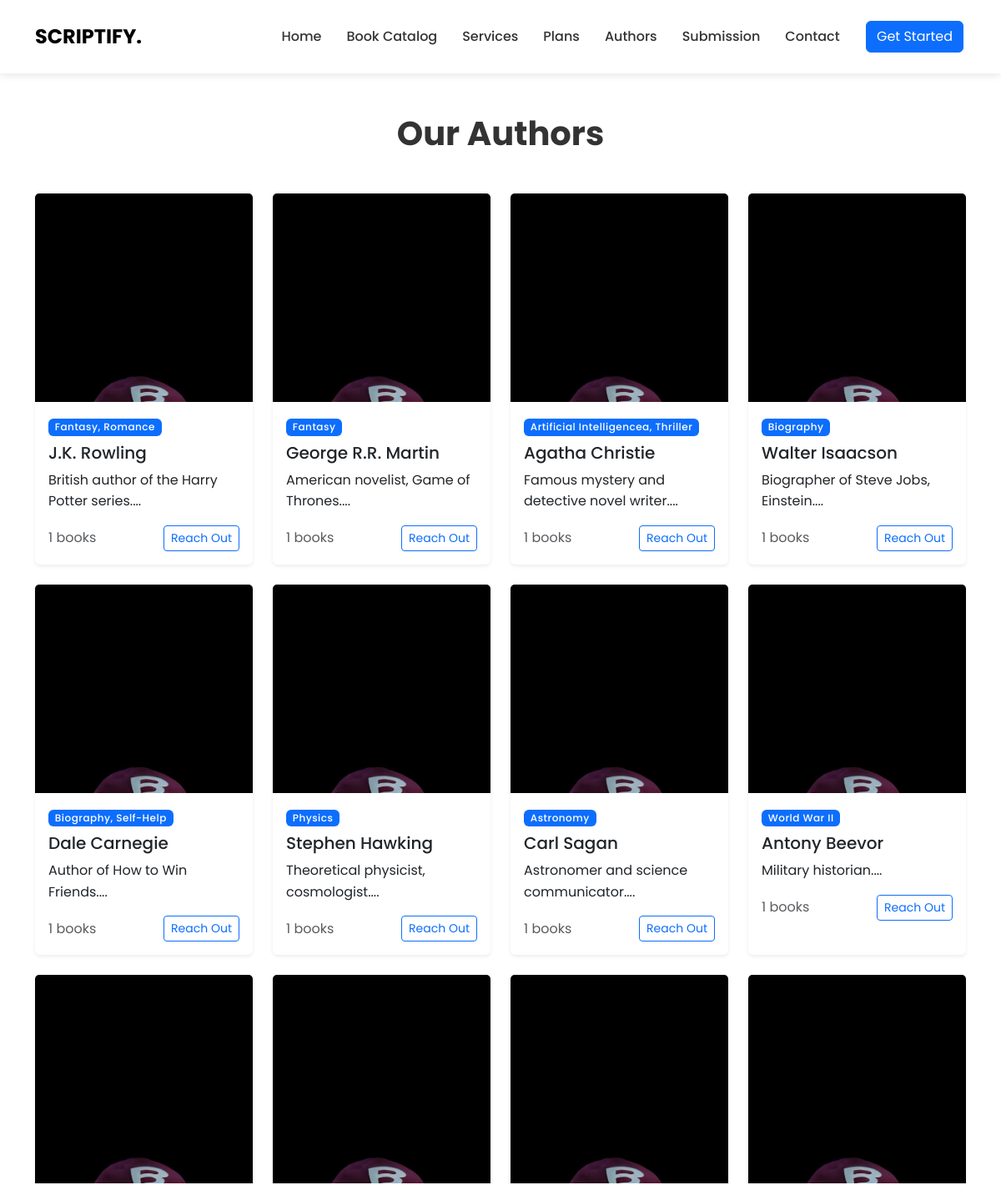
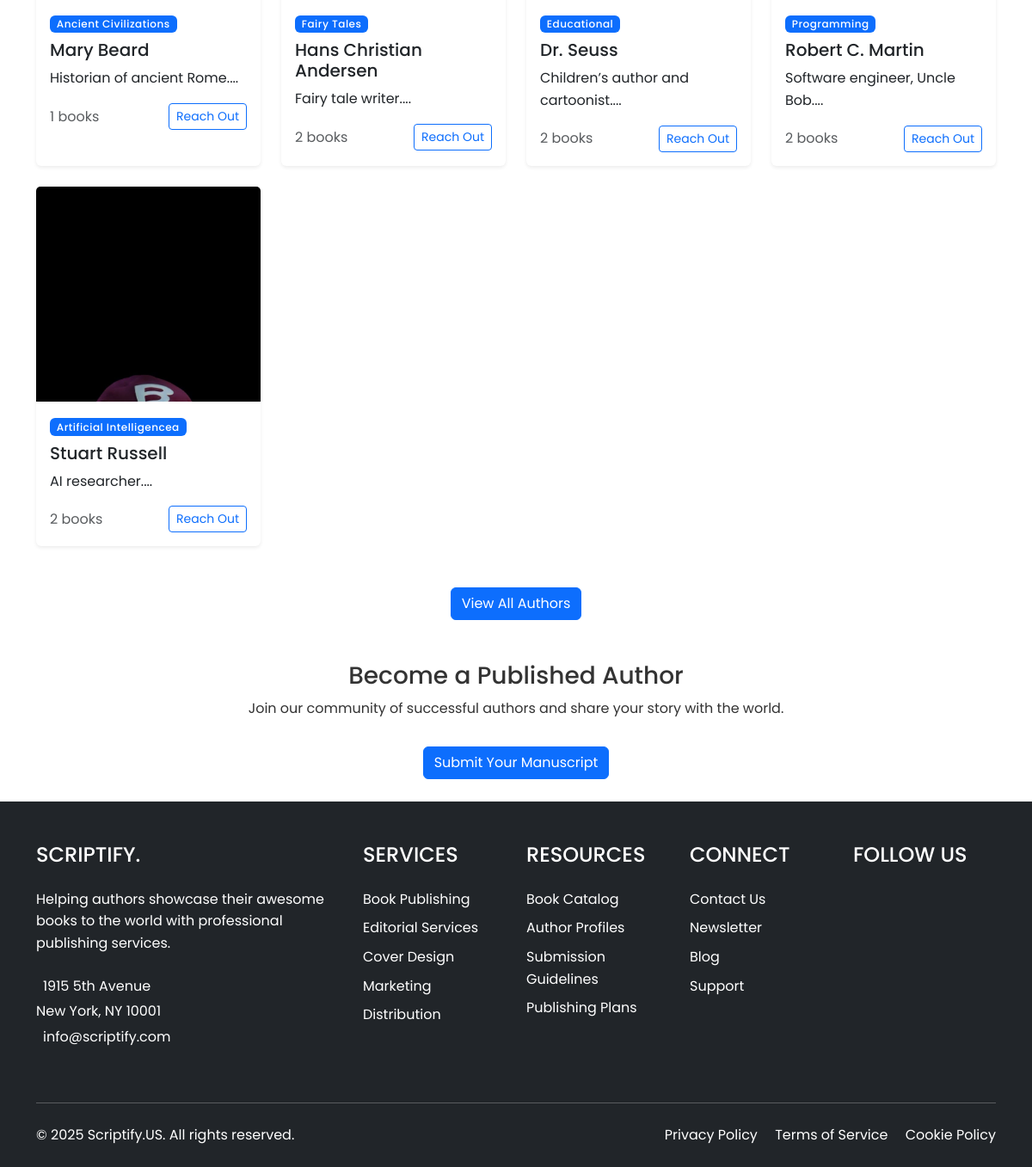
Screenshot of /pages/authors-all.php with the database file from the repository (2 pictures, top to bottom).
### tables this page shows
CREATE TABLE `tblauthors` (
  `authorid` int(11) NOT NULL AUTO_INCREMENT,
  `author_name` varchar(255) NOT NULL,
  `details` text DEFAULT NULL,
  `picture_url` text DEFAULT NULL,
  PRIMARY KEY (`authorid`)
);

### pages/authors-all.php (the view, shortened to what this page needs)
<!DOCTYPE html>
<html lang="en">
<head>
    <link href="https://cdn.jsdelivr.net/npm/bootstrap@5.3.0/dist/css/bootstrap.min.css" rel="stylesheet">
    <link rel="stylesheet" href="https://cdnjs.cloudflare.com/ajax/libs/animate.css/4.1.1/animate.min.css">
    <nav class="navbar navbar-expand-lg navbar-light bg-white sticky-top">
        <div class="container position-relative">
            <a class="navbar-brand" href="#">SCRIPTIFY.</a>
            <div class="collapse navbar-collapse" id="navbarNav">
                <ul class="navbar-nav">
                    <li class="nav-item">
                        <a class="nav-link active" href="../">Home</a>
                    </li>
                    <li class="nav-item">
                        <a class="nav-link" href="book-catalog">Book Catalog</a>
                    </li>
                    <li class="nav-item">
                        <a class="nav-link" href="services.html">Services</a>
                    </li>
                    <li class="nav-item">
                        <a class="nav-link" href="plans.html">Plans</a>
                    </li>
                    <li class="nav-item">
                        <a class="nav-link" href="authors">Authors</a>
                    </li>
                    <li class="nav-item">
                        <a class="nav-link" href="submissions">Submission</a>
                    </li>
                    <li class="nav-item">
                        <a class="nav-link" href="contacts">Contact</a>
                    </li>
                </ul>
                <div class="get-started-btn">
                    <a href="#" class="btn btn-primary">Get Started</a>
                </div>
            </div>
        </div>
    </nav>
    <div class="container my-5">
        <h1 class="text-center mb-5"><b>Our Authors</b></h1>
        <?php
           $sql = "SELECT b.authorid, b.author_name, b.details, b.picture_url AS author_picture,
                  COUNT(a.id) AS total_books,
                  MAX(a.title) AS latest_book,
                  c.name AS genre_name
           FROM tblauthors b
           LEFT JOIN tblbooks a ON a.authorid = b.authorid
           LEFT JOIN tblgenres c ON a.genreid = c.genreid
           GROUP BY b.authorid, b.author_name, b.details, b.picture_url, c.name";
           $rs = mysqli_query($db_connection, $sql);
           $authors = [];
           while ($rw = mysqli_fetch_assoc($rs)) {
               $authorId = $rw['authorid'];
               if (!isset($authors[$authorId])) {
                   $authors[$authorId] = [
                       'name' => $rw['author_name'],
                       'details' => $rw['details'],
                       'picture' => $rw['author_picture'],
                       'total_books' => $rw['total_books'],
                       'latest_book' => $rw['latest_book'],
                       'genres' => []
                   ];
               }
               if (!empty($rw['genre_name'])) {
                   $authors[$authorId]['genres'][] = $rw['genre_name'];
               }
           }
           ?>
        <div class="row g-4">
            <?php foreach ($authors as $authorId => $author): ?>
                <div class="col-md-3">
                    <div class="card h-100 border-0 shadow-sm">
                        <div class="card-img-top overflow-hidden" style="height: 250px;">
                            <img src="../admin/pages/picture_author/<?= htmlspecialchars($author['picture']) ?>"
                                alt="<?= htmlspecialchars($author['name']) ?>"
                                class="img-fluid w-100 h-100 object-fit-cover">
                        </div>
                        <div class="card-body">
                            <?php if (!empty($author['genres'])): ?>
                                <span class="badge bg-primary mb-2"><?= htmlspecialchars(implode(", ", $author['genres'])) ?></span>
                            <?php else: ?>
                                <span class="badge bg-secondary mb-2">General</span>
                            <?php endif; ?>
                            <h3 class="h5"><?= htmlspecialchars($author['name']) ?></h3>
                            <p class="card-text"><?= htmlspecialchars(substr($author['details'], 0, 100)) ?>...</p>
                            <div class="d-flex justify-content-between align-items-center mt-3">
                                <span class="text-muted"><?= $author['total_books'] ?> books</span>
                                <a target="_blank" href="authors-info?authorid=<?php echo $authorId; ?>" class="btn btn-sm btn-outline-primary">Reach Out</a>
                            </div>
                        </div>
                    </div>
                </div>
            <?php endforeach; ?>
        </div>
    </div>
    <div class="text-center mt-4">
        <a href="authors" class="btn btn-primary">View All Authors</a>
    </div>
    <div class="process-cta text-center mt-5 animate__animated animate__fadeIn animate__delay-0.1s">
        <h3 class="cta-title">Become a Published Author</h3>
        <p class="cta-subtitle">
            Join our community of successful authors and share your story with the world.
        </p>
        <a href="#" class="btn btn-primary mt-3">Submit Your Manuscript</a>
    </div>
    <br>
    <footer class="bg-dark text-white pt-5 pb-4">
        <div class="container">
            <div class="row">
                <div class="col-lg-4 mb-4">
                    <h4 class="text-uppercase mb-4">SCRIPTIFY.</h4>
                    <p class="mb-4">Helping authors showcase their awesome books to the world with professional publishing services.</p>
                    <address>
                        <p class="mb-1"><i class="bi bi-geo-alt-fill me-2"></i> 1915 5th Avenue</p>
                        <p class="mb-1"> New York, NY 10001</p>
                        <p><i class="bi bi-envelope-fill me-2"></i> info@scriptify.com</p>
                    </address>
                </div>
                <div class="col-md-4 col-lg-2 mb-4">
                    <h4 class="text-uppercase mb-4">Services</h4>
                    <ul class="list-unstyled">
                        <li class="mb-2"><a href="#" class="text-white text-decoration-none">Book Publishing</a></li>
                        <li class="mb-2"><a href="#" class="text-white text-decoration-none">Editorial Services</a></li>
                        <li class="mb-2"><a href="#" class="text-white text-decoration-none">Cover Design</a></li>
                        <li class="mb-2"><a href="#" class="text-white text-decoration-none">Marketing</a></li>
                        <li><a href="#" class="text-white text-decoration-none">Distribution</a></li>
                    </ul>
                </div>
                <div class="col-md-4 col-lg-2 mb-4">
                    <h4 class="text-uppercase mb-4">Resources</h4>
                    <ul class="list-unstyled">
                        <li class="mb-2"><a href="#" class="text-white text-decoration-none">Book Catalog</a></li>
                        <li class="mb-2"><a href="#" class="text-white text-decoration-none">Author Profiles</a></li>
                        <li class="mb-2"><a href="#" class="text-white text-decoration-none">Submission Guidelines</a></li>
                        <li><a href="#" class="text-white text-decoration-none">Publishing Plans</a></li>
                    </ul>
                </div>
                <div class="col-md-4 col-lg-2 mb-4">
                    <h4 class="text-uppercase mb-4">Connect</h4>
                    <ul class="list-unstyled">
                        <li class="mb-2"><a href="#" class="text-white text-decoration-none">Contact Us</a></li>
                        <li class="mb-2"><a href="#" class="text-white text-decoration-none">Newsletter</a></li>
                        <li class="mb-2"><a href="#" class="text-white text-decoration-none">Blog</a></li>
                        <li><a href="#" class="text-white text-decoration-none">Support</a></li>
                    </ul>
                </div>
                <div class="col-lg-2 mb-4">
                    <h4 class="text-uppercase mb-4">Follow Us</h4>
                </div>
            </div>
            <hr class="my-4">
            <div class="row">
                <div class="col-md-6 text-center text-md-start">
                    <p class="mb-0">© 2025 Scriptify.US. All rights reserved.</p>
                </div>
                <div class="col-md-6 text-center text-md-end">
                    <a href="#" class="text-white text-decoration-none me-3">Privacy Policy</a>
                    <a href="#" class="text-white text-decoration-none me-3">Terms of Service</a>
                    <a href="#" class="text-white text-decoration-none">Cookie Policy</a>
                </div>
            </div>
        </div>
    </footer>
    </body>
</html>

### pages/authors-all.php (style rules this page uses)
:root { --primary: #0d6efd; --primary-dark: #0b5ed7; }
.navbar { padding: 20px 0; box-shadow: 0 2px 10px rgba(0, 0, 0, 0.1); }
.navbar-brand { font-weight: 700; font-size: 1.5rem; }
.nav-link { font-weight: 500; padding: 8px 15px !important; color: #333 !important; }
.navbar-nav { margin: 0 auto; display: flex; justify-content: center; }
.get-started-btn { position: absolute; right: 15px; }
.card { transition: transform 0.3s ease; }
.object-fit-cover { object-fit: cover; object-position: top center; }
.badge { font-size: 0.75rem; font-weight: 500; letter-spacing: 0.5px; }

### rows the page displays
tblauthors: picture_url (picture), genres "Fantasy, Romance", author_name "J.K. Rowling", details "British author of the Harry Potter series.", total_books "1"
tblauthors: picture_url (picture), genres "Fantasy", author_name "George R.R. Martin", details "American novelist, Game of Thrones.", total_books "1"
tblauthors: picture_url (picture), genres "Artificial Intelligencea, Thriller", author_name "Agatha Christie", details "Famous mystery and detective novel writer.", total_books "1"
tblauthors: picture_url (picture), genres "Biography", author_name "Walter Isaacson", details "Biographer of Steve Jobs, Einstein.", total_books "1"
tblauthors: picture_url (picture), genres "Biography, Self-Help", author_name "Dale Carnegie", details "Author of How to Win Friends.", total_books "1"
tblauthors: picture_url (picture), genres "Physics", author_name "Stephen Hawking", details "Theoretical physicist, cosmologist.", total_books "1"
tblauthors: picture_url (picture), genres "Astronomy", author_name "Carl Sagan", details "Astronomer and science communicator.", total_books "1"
tblauthors: picture_url (picture), genres "World War II", author_name "Antony Beevor", details "Military historian.", total_books "1"
tblauthors: picture_url (picture), genres "Ancient Civilizations", author_name "Mary Beard", details "Historian of ancient Rome.", total_books "1"
tblauthors: picture_url (picture), genres "Fairy Tales", author_name "Hans Christian Andersen", details "Fairy tale writer.", total_books "2"
tblauthors: picture_url (picture), genres "Educational", author_name "Dr. Seuss", details "Children’s author and cartoonist.", total_books "2"
tblauthors: picture_url (picture), genres "Programming", author_name "Robert C. Martin", details "Software engineer, Uncle Bob.", total_books "2"
tblauthors: picture_url (picture), genres "Artificial Intelligencea", author_name "Stuart Russell", details "AI researcher.", total_books "2"
